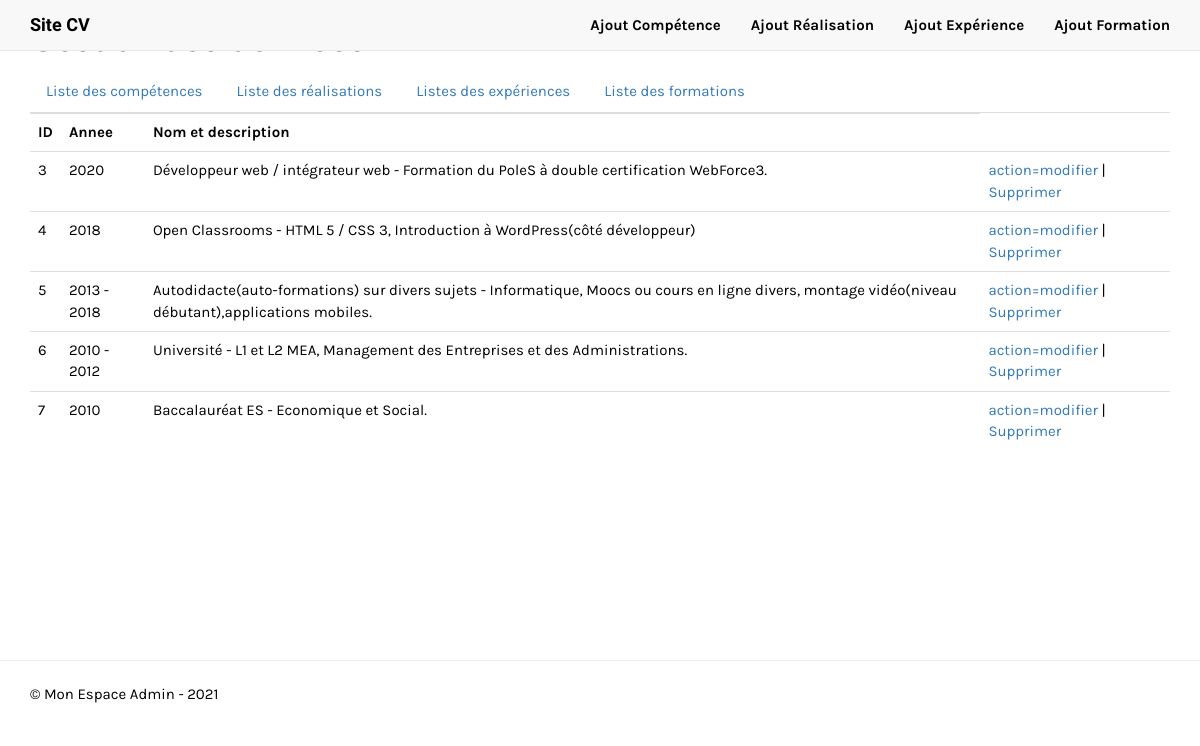
Page /admin/listeFormations.php on the committed database.
### tables this page shows
CREATE TABLE `formations` (
  `id_formation` int(11) NOT NULL,
  `annee_for` varchar(50) NOT NULL,
  `desc_for` varchar(150) NOT NULL
);

### inc/functions.php (called while the page is built, shortened)
<?php
function executeRequete($requete, $param = array()){
        global $pdo;
        $resultat = $pdo->prepare($requete);
        $success = $resultat->execute($param);
        if ($success){
            return $resultat;
        } else {
            return false;
        }
}

### inc/init.php (called while the page is built, shortened)
<?php
$pdo = new PDO('mysql:host=localhost;dbname=site_cv',
'root',
'',
array(
    PDO::ATTR_ERRMODE => PDO ::ERRMODE_WARNING,
    PDO::MYSQL_ATTR_INIT_COMMAND => 'SET NAMES utf8'
));
$contenu = '';
require_once 'functions.php';
?>

### admin/listeFormations.php (the view, shortened to what this page needs)
<?php
require_once '../inc/init.php';
$resultat = executeRequete("SELECT * FROM formations");
$contenu .= '<table class="table">';
    $contenu .= '<tr>';
        $contenu .= '<th>ID</th>';
        $contenu .= '<th>Annee</th>';
        $contenu .= '<th>Nom et description</th>';
    $contenu .= '</tr>';
while($formations = $resultat->fetch(PDO::FETCH_ASSOC)){
    $contenu .= '<tr>';
    foreach($formations as $indice => $information) {
        $contenu .= '<td>' . $information . '</td>';
    }
    $contenu .= '<td>
            <a href="formformations.php?id_formation=' . $formations['id_formation'] . '">action=modifier</a>
             | <a href="?id_formation=' . $formations['id_formation'] . '"onclick="return confirm(\'Etes-vous certain de vouloir supprimer cette donnée ?\');">Supprimer </a>
                </td>';
 $contenu .= '</tr>';
}
$contenu .= '</table>';
require_once '../inc/headerAdmin.php';
?>
  <h1 class="mt-4">Gestion des données</h1>
    <ul class="nav nav-tabs">
        <li class="nav-link"><a href="listeCompetences.php">Liste des compétences</a></li>
        <li class="nav-link"><a href="listeRealisations.php">Liste des réalisations</a></li>
        <li class="nav-link"><a href="listeExperiences.php">Listes des expériences</a></li>
        <li class="nav-link"><a href="listeFormations.php">Liste des formations</a></li>
    </ul>
<?php
echo $contenu;
require_once '../inc/footerAdmin.php';
?>

### assets/css/style.css (style rules this page uses)
body { font: 400 15px 'Karla', sans-serif; line-height: 1.8; color: #000; }
h1,h2,h3,h4,h5 { font-family: 'Goldman', cursive; color:#000; }
* { margin: 0; padding: 0; }

### rows in the picture
formations: id_formation "3", annee_for "2020", desc_for "Développeur web / intégrateur web - Formation du PoleS à double certification WebForce3."
formations: id_formation "4", annee_for "2018", desc_for "Open Classrooms - HTML 5 / CSS 3, Introduction à WordPress(côté développeur)"
formations: id_formation "5", annee_for "2013 - 2018", desc_for "Autodidacte(auto-formations) sur divers sujets - Informatique, Moocs ou cours en ligne divers, montage vidéo(niveau débutant),applications mobiles."
formations: id_formation "6", annee_for "2010 - 2012", desc_for "Université - L1 et L2 MEA, Management des Entreprises et des Administrations."
formations: id_formation "7", annee_for "2010", desc_for "Baccalauréat ES - Economique et Social."
